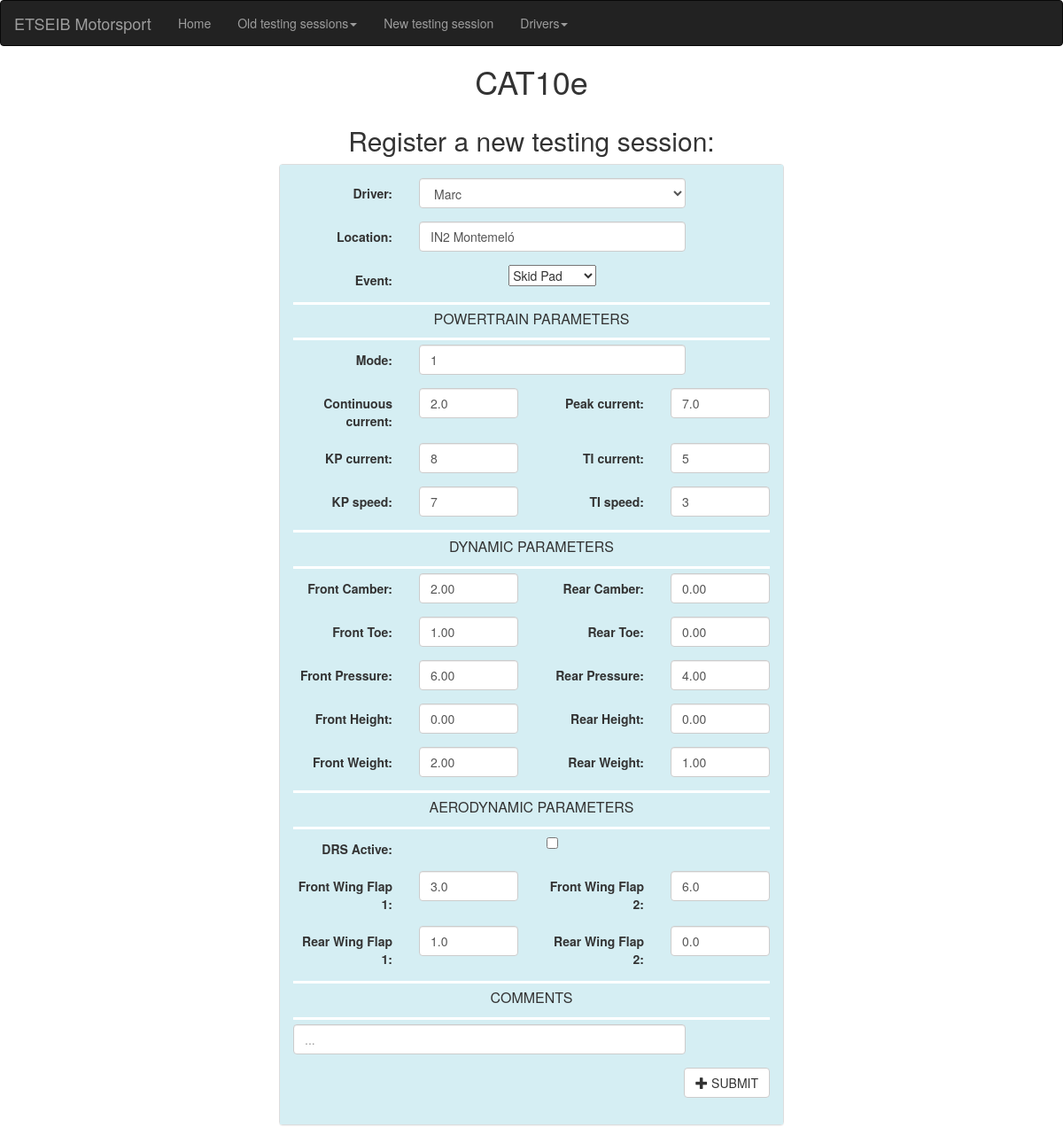
Before: /testing/new_testing/ with the older database file.
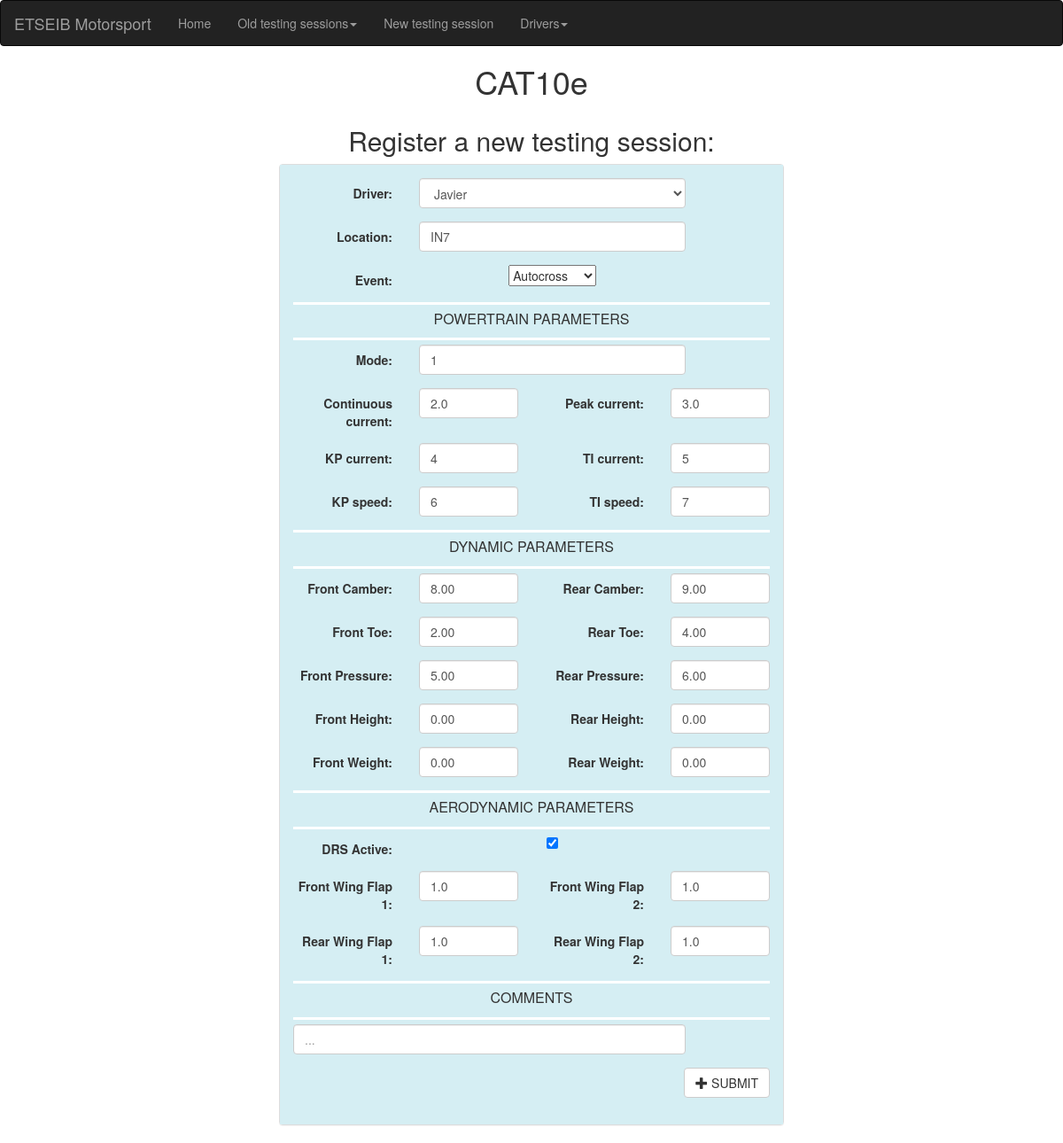
After: the same page with the newer database file.
### testing/models.py (models this page shows, shortened)
class DynamicParams(models.Model):
    front_camber = models.DecimalField(decimal_places=2, max_digits=3, default=0)
    rear_camber = models.DecimalField(decimal_places=2, max_digits=3, default=0)
    front_toe = models.DecimalField(decimal_places=2, max_digits=3, default=0)
    rear_toe = models.DecimalField(decimal_places=2, max_digits=3, default=0)
    front_pressure = models.DecimalField(decimal_places=2, max_digits=3, default=0)
    rear_pressure = models.DecimalField(decimal_places=2, max_digits=3, default=0)
    front_weight = models.DecimalField(decimal_places=2, max_digits=4, default=0)
    rear_weight = models.DecimalField(decimal_places=2, max_digits=4, default=0)
    front_height = models.DecimalField(decimal_places=2, max_digits=4, default=0)
    rear_height = models.DecimalField(decimal_places=2, max_digits=4, default=0)
    class Meta:
        abstract = True

class AerodynamicsParams(models.Model):
    fw_flap1_degrees = models.DecimalField(decimal_places=1, max_digits=3, default=0)
    fw_flap2_degrees = models.DecimalField(decimal_places=1, max_digits=3, default=0)
    rw_flap1_degrees = models.DecimalField(decimal_places=1, max_digits=3, default=0)
    rw_flap2_degrees = models.DecimalField(decimal_places=1, max_digits=3, default=0)
    drs = models.BooleanField(default=True)
    class Meta:
        abstract = True

class PowertrainParams(models.Model):
    mode = models.DecimalField(decimal_places=0, max_digits=2, default=0)
    cont_current_p = models.DecimalField(decimal_places=1, max_digits=3, default=0)
    peak_current_p = models.DecimalField(decimal_places=1, max_digits=3, default=0)
    kp_current = models.DecimalField(decimal_places=0, max_digits=5, default=0)
    ti_current = models.DecimalField(decimal_places=0, max_digits=5, default=0)
    kp_speed = models.DecimalField(decimal_places=0, max_digits=5, default=0)
    ti_speed = models.DecimalField(decimal_places=0, max_digits=5, default=0)
    class Meta:
        abstract = True

class Testing(DynamicParams, AerodynamicsParams, PowertrainParams):
    id = models.AutoField(primary_key=True)
    date = models.DateTimeField(auto_now=True)
    location = models.CharField(max_length=200, default="")
    event = models.TextField(choices=[('Acceleration', 'Acceleration'), ('Skid Pad', 'Skid Pad'),
                                      ('Autocross', 'Autocross'), ('Endurance', 'Endurance')],
                             default='Acceleration')
    comments = models.TextField(max_length=20000, default="", blank=True)
    driver = models.ForeignKey(Driver, related_query_name='driver', on_delete=models.CASCADE)
    class Meta:
        order_with_respect_to = 'id'

### testing/views.py (the view, shortened to what this page needs)
# urls.py: path('new_testing/', views.New_Testing.as_view(), name='new_testing'),
class New_Testing(generic.TemplateView):
    model = Testing
    template_name = 'testing/new_testing.html'
    def get(self, request):
        if len(Testing.objects.all()) == 0:
            form = NewTestingForm()
        else:
            data = Testing.objects.all()[::-1][0]
            form = NewTestingForm(initial=model_to_dict(data))
        form.fields['driver'].queryset = Driver.objects.all()
        posts = Testing.objects.all()
        args = {'form': form, 'posts': posts}
        return render(request, self.template_name, args)

### testing/models.py (called while the page is built)
    def __str__(self):
        return self.name

### testing/templates/testing/new_testing.html (shortened to what this page needs)
<!DOCTYPE html>
<html lang="en">
<head>
    <link rel="stylesheet" href="https://maxcdn.bootstrapcdn.com/bootstrap/3.3.7/css/bootstrap.min.css">
</head>
<body>
<div>
    {% include 'blocks/nav.html' %}
    <h1 align="center">CAT10e</h1>
</div>
<div align="center">
    <form method="post">
        <div class="col-sm-3" style="background-color: #FFFFFF"></div>
        <div class="col-sm-6" style="background-color: #FFFFFF">
            <h2>Register a new testing session:</h2>
            <div class="panel panel-default">
                <div class="panel-body form-horizontal payment-form"
                     style="background-color: #d5eef3">
                    <div class="form-group">
                        <label for="name" class="col-xs-3 control-label">Driver:</label>
                        <div class="col-sm-7">
                            {{ form.driver }}
                        </div>
                    </div>
                    <div class="form-group">
                        <label for="Location" class="col-xs-3 control-label">Location:</label>
                        <div class="col-sm-7">
                            {{ form.location }}
                        </div>
                    </div>
                    <div class="form-group">
                        <label for="Event" class="col-xs-3 control-label">Event:</label>
                        <div class="col-sm-7">
                            {{ form.event }}
                        </div>
                    </div>
                    <div class="form-line" data-type="control_divider" id="id_9">
                        <div id="cid_9" class="form-input-wide">
                            <div data-component="divider"
                                 style="border-bottom:3px solid #ffffff;height:1px;margin-left:0px;margin-right:0px;margin-top:5px;margin-bottom:5px;">
                            </div>
                        </div>
                        <p align="center" style="font-size: medium">POWERTRAIN PARAMETERS</p>
                        <div id="cid_9" class="form-input-wide">
                            <div data-component="divider"
                                 style="border-bottom:3px solid #ffffff;height:1px;margin-left:0px;margin-right:0px;margin-top:5px;margin-bottom:5px;">
                            </div>
                        </div>
                    </div>
                    <div class="form-group">
                        <label for="Event" class="col-sm-3 control-label">Mode:</label>
                        <div class="col-sm-7">
                            {{ form.mode }}
                        </div>
                    </div>
                    <div class="form-group">
                        <label for="Event" class="col-sm-3 control-label">Continuous current:</label>
                        <div class="col-sm-3">
                            {{ form.cont_current_p }}
                        </div>
                        <label for="Event" class="col-sm-3 control-label">Peak current:</label>
                        <div class="col-sm-3">
                            {{ form.peak_current_p }}
                        </div>
                    </div>
                    <div class="form-group">
                        <label for="Event" class="col-sm-3 control-label">KP current:</label>
                        <div class="col-sm-3">
                            {{ form.kp_current }}
                        </div>
                        <label for="Event" class="col-sm-3 control-label">TI current:</label>
                        <div class="col-sm-3">
                            {{ form.ti_current }}
                        </div>
                    </div>
                    <div class="form-group">
                        <label for="Event" class="col-sm-3 control-label">KP speed:</label>
                        <div class="col-sm-3">
                            {{ form.kp_speed }}
                        </div>
                        <label for="Event" class="col-sm-3 control-label">TI speed:</label>
                        <div class="col-sm-3">
                            {{ form.ti_speed }}
                        </div>
                    </div>
                    <div class="form-line" data-type="control_divider" id="id_9">
                        <div id="cid_9" class="form-input-wide">
                            <div data-component="divider"
                                 style="border-bottom:3px solid #ffffff;height:1px;margin-left:0px;margin-right:0px;margin-top:5px;margin-bottom:5px;">
                            </div>
                        </div>
                        <p align="center" style="font-size: medium">DYNAMIC PARAMETERS</p>
                        <div id="cid_9" class="form-input-wide">
                            <div data-component="divider"
                                 style="border-bottom:3px solid #ffffff;height:1px;margin-left:0px;margin-right:0px;margin-top:5px;margin-bottom:5px;">
                            </div>
                        </div>
                    </div>
                    <div class="form-group">
                        <label for="Event" class="col-sm-3 control-label">Front Camber:</label>
                        <div class="col-sm-3">
                            {{ form.front_camber }}
                        </div>
                        <label for="Event" class="col-sm-3 control-label">Rear Camber:</label>
                        <div class="col-sm-3">
                            {{ form.rear_camber }}
                        </div>
                    </div>
                    <div class="form-group">
                        <label for="Event" class="col-sm-3 control-label">Front Toe:</label>
                        <div class="col-sm-3">
                            {{ form.front_toe }}
                        </div>
                        <label for="Event" class="col-sm-3 control-label">Rear Toe:</label>
                        <div class="col-sm-3">
                            {{ form.rear_toe }}
                        </div>
                    </div>
                    <div class="form-group">
                        <label for="Event" class="col-sm-3 control-label">Front Pressure:</label>
                        <div class="col-sm-3">
                            {{ form.front_pressure }}
                        </div>
                        <label for="Event" class="col-sm-3 control-label">Rear Pressure:</label>
                        <div class="col-sm-3">
                            {{ form.rear_pressure }}
                        </div>
                    </div>
                    <div class="form-group">
                        <label for="Event" class="col-sm-3 control-label">Front Height:</label>
                        <div class="col-sm-3">
                            {{ form.front_height }}
                        </div>
                        <label for="Event" class="col-sm-3 control-label">Rear Height:</label>
                        <div class="col-sm-3">
                            {{ form.rear_height }}
                        </div>
                    </div>
                    <div class="form-group">
                        <label for="Event" class="col-sm-3 control-label">Front Weight:</label>
                        <div class="col-sm-3">
                            {{ form.front_weight }}
                        </div>
                        <label for="Event" class="col-sm-3 control-label">Rear Weight:</label>
                        <div class="col-sm-3">
                            {{ form.rear_weight }}
                        </div>
                    </div>
                    <div class="form-line" data-type="control_divider" id="id_9">
                        <div id="cid_9" class="form-input-wide">
                            <div data-component="divider"
                                 style="border-bottom:3px solid #ffffff;height:1px;margin-left:0px;margin-right:0px;margin-top:5px;margin-bottom:5px;">
                            </div>
                        </div>
                        <p align="center" style="font-size: medium">AERODYNAMIC PARAMETERS</p>
                        <div id="cid_9" class="form-input-wide">
                            <div data-component="divider"
                                 style="border-bottom:3px solid #ffffff;height:1px;margin-left:0px;margin-right:0px;margin-top:5px;margin-bottom:5px;">
                            </div>
                        </div>
                    </div>
                    <div class="form-group">
                        <label for="Event" class="col-sm-3 control-label">DRS Active:</label>
                        <div class="col-sm-7">
                            {{ form.drs }}
                        </div>
                    </div>
                    <div class="form-group">
                        <label for="Event" class="col-sm-3 control-label">Front Wing Flap 1:</label>
                        <div class="col-sm-3">
                            {{ form.fw_flap1_degrees }}
                        </div>
                        <label for="Event" class="col-sm-3 control-label">Front Wing Flap 2:</label>
                        <div class="col-sm-3">
                            {{ form.fw_flap2_degrees }}
                        </div>
                    </div>
                    <div class="form-group">
                        <label for="Event" class="col-sm-3 control-label">Rear Wing Flap 1:</label>
                        <div class="col-sm-3">
                            {{ form.rw_flap1_degrees }}
                        </div>
                        <label for="Event" class="col-sm-3 control-label">Rear Wing Flap 2:</label>
                        <div class="col-sm-3">
                            {{ form.rw_flap2_degrees }}
                        </div>
                    </div>
                    <div class="form-line" data-type="control_divider" id="id_9">
                        <div id="cid_9" class="form-input-wide">
                            <div data-component="divider"
                                 style="border-bottom:3px solid #ffffff;height:1px;margin-left:0px;margin-right:0px;margin-top:5px;margin-bottom:5px;">
                            </div>
                        </div>
                        <p align="center" style="font-size: medium">COMMENTS</p>
                        <div id="cid_9" class="form-input-wide">
                            <div data-component="divider"
                                 style="border-bottom:3px solid #ffffff;height:1px;margin-left:0px;margin-right:0px;margin-top:5px;margin-bottom:5px;">
                            </div>
                        </div>
                    </div>
                    <div class="form-group" align="center">
                        <div class="col-sm-10" align="center">
                            {{ form.comments }}
                        </div>
                    </div>
                    <div class="form-group">
                        <div class="col-sm-12 text-right">
                            <button type="submit" class="btn btn-default preview-add-button">
                                <span class="glyphicon glyphicon-plus"></span> SUBMIT
                            </button>
                        </div>
                    </div>
                </div>
            </div>
        </div>
    </form>
</div>
<div class="col-sm-2"></div>
</body>
</html>

### testing/templates/blocks/nav.html (shortened to what this page needs)
<nav class="navbar navbar-inverse">
    <div class="container-fluid">
        <div class="navbar-header">
            <a class="navbar-brand" href="https://etseib-motorsport.upc.edu/es/inicio/">ETSEIB Motorsport</a>
        </div>
        <div class="collapse navbar-collapse" id="myNavbar">
            <ul class="nav navbar-nav">
                <li><a href="/testing/home">Home</a></li>
                <li class="dropdown">
                    <a class="dropdown-toggle" data-toggle="dropdown" href="#">Old testing sessions<span
                            class="caret"></span></a>
                </li>
                <li><a href="/testing/new_testing">New testing session</a></li>
                <li class="dropdown">
                    <a class="dropdown-toggle" data-toggle="dropdown">Drivers<span
                            class="caret"></span></a>
                </li>
            </ul>
        </div>
    </div>
</nav>

Changed rows visible on the page:
removed Testing: driver "Marc", location "IN2 Montemeló", event "Skid Pad", mode "1", cont_current_p "2.0", peak_current_p "7.0", kp_current "8", ti_current "5", kp_speed "7", ti_speed "3", front_camber "2.00", rear_camber "0.00", front_toe "1.00", rear_toe "0.00", front_pressure "6.00", rear_pressure "4.00", front_height "0.00", rear_height "0.00", front_weight "2.00", rear_weight "1.00", fw_flap1_degrees "3.0", fw_flap2_degrees "6.0", rw_flap1_degrees "1.0", rw_flap2_degrees "0.0"
now on this page (row edited): Testing: driver "Javier", location "IN7", event "Autocross", mode "1", cont_current_p "2.0", peak_current_p "3.0", kp_current "4", ti_current "5", kp_speed "6", ti_speed "7", front_camber "8.00", rear_camber "9.00", front_toe "2.00", rear_toe "4.00", front_pressure "5.00", rear_pressure "6.00", front_height "0.00", rear_height "0.00", front_weight "0.00", rear_weight "0.00", drs "☑", fw_flap1_degrees "1.0", fw_flap2_degrees "1.0", rw_flap1_degrees "1.0", rw_flap2_degrees "1.0"
